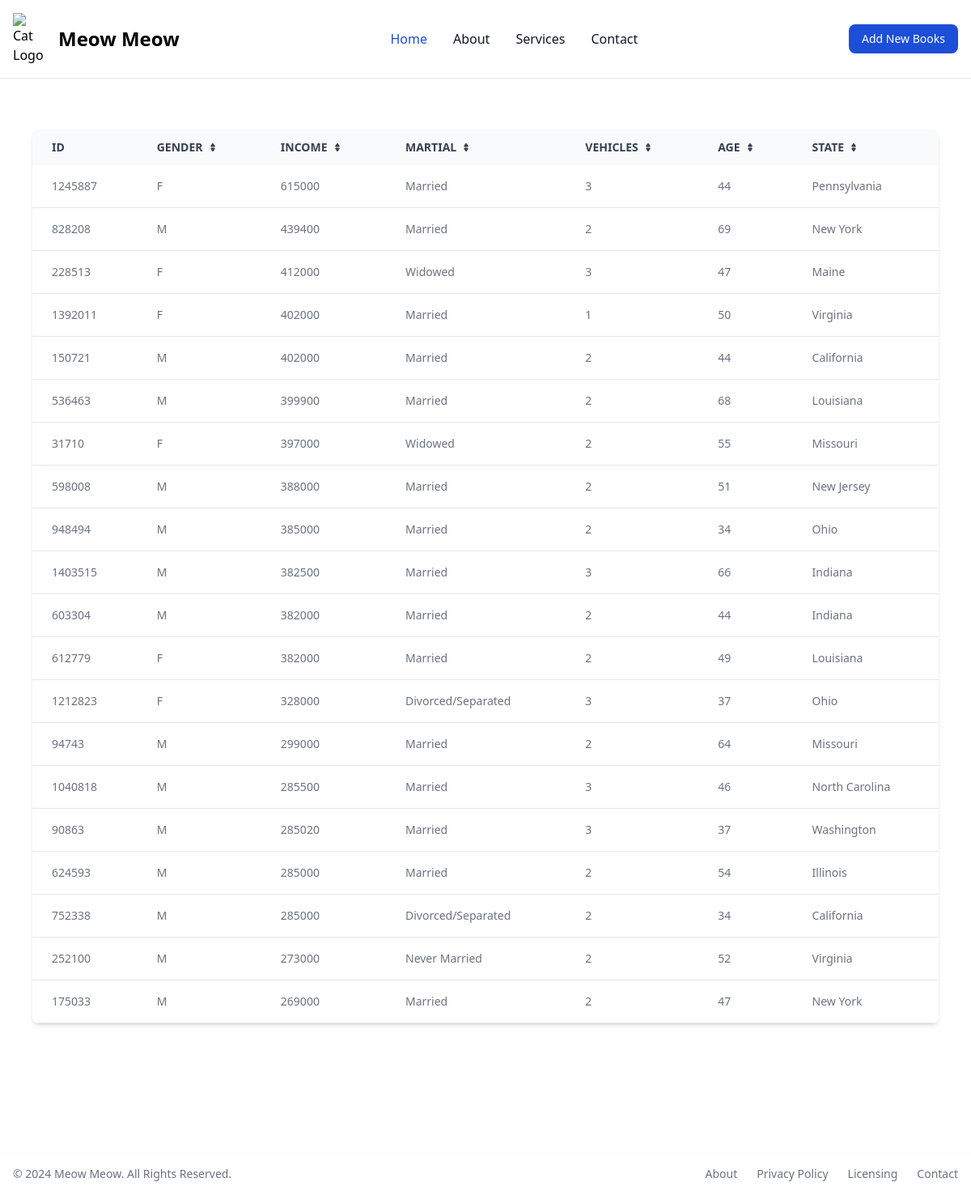
The page / on the database its author committed.
### tables this page shows
CREATE TABLE `customers` (
  `custid` int(11) NOT NULL,
  `sex` char(1) DEFAULT NULL,
  `income` float DEFAULT NULL,
  `marital_stat` varchar(30) DEFAULT NULL,
  `num_vehicles` int(2) DEFAULT NULL,
  `age` int(2) DEFAULT NULL,
  `state` varchar(100) DEFAULT NULL
);

### index.php (the view, shortened to what this page needs)
<?php
require_once "dbconnect.php";
$sql = "SELECT * FROM customers WHERE income >= 100000 order by income desc limit 20";
try {
  $stmt = $conn->query($sql);
  $status = $stmt->execute();
  if ($status) {
    $rows = $stmt->fetchAll(PDO::FETCH_ASSOC);
  }
} catch (PDOException $e) {
  echo $e->getMessage();
}
?>
<!doctype html>
<html>
<head>
  <link href="output.css" rel="stylesheet">
</head>
<body>
  <nav class="bg-white dark:bg-gray-900 fixed w-full z-20 top-0 start-0 border-b border-gray-200 dark:border-gray-600">
    <div class="max-w-screen-xl flex flex-wrap items-center justify-between mx-auto p-4">
      <a class="flex items-center space-x-4 rtl:space-x-reverse">
        <img src="../image/cat.png" class="w-10" alt="Cat Logo">
        <span class="self-center text-2xl font-semibold whitespace-nowrap dark:text-white">Meow Meow</span>
      </a>
      <div class="flex md:order-2 space-x-3 md:space-x-0 rtl:space-x-reverse">
        <a href="addBook.php"><button type="button" class="text-white bg-blue-700 hover:bg-blue-800 focus:ring-4 focus:outline-none focus:ring-blue-300 font-medium rounded-lg text-sm px-4 py-2 text-center dark:bg-blue-600 dark:hover:bg-blue-700 dark:focus:ring-blue-800">Add New Books</button></a>
      </div>
      <div class="items-center justify-between hidden w-full md:flex md:w-auto md:order-1" id="navbar-sticky">
        <ul class="flex flex-col p-4 md:p-0 mt-4 font-medium border border-gray-100 rounded-lg bg-gray-50 md:space-x-8 rtl:space-x-reverse md:flex-row md:mt-0 md:border-0 md:bg-white dark:bg-gray-800 md:dark:bg-gray-900 dark:border-gray-700">
          <li>
            <a href="index.php" class="block py-2 px-3 text-white bg-blue-700 rounded md:bg-transparent md:text-blue-700 md:p-0 md:dark:text-blue-500" aria-current="page">Home</a>
          </li>
          <li>
            <a href="#" class="block py-2 px-3 text-gray-900 rounded hover:bg-gray-100 md:hover:bg-transparent md:hover:text-blue-700 md:p-0 md:dark:hover:text-blue-500 dark:text-white dark:hover:bg-gray-700 dark:hover:text-white md:dark:hover:bg-transparent dark:border-gray-700">About</a>
          </li>
          <li>
            <a href="#" class="block py-2 px-3 text-gray-900 rounded hover:bg-gray-100 md:hover:bg-transparent md:hover:text-blue-700 md:p-0 md:dark:hover:text-blue-500 dark:text-white dark:hover:bg-gray-700 dark:hover:text-white md:dark:hover:bg-transparent dark:border-gray-700">Services</a>
          </li>
          <li>
            <a href="#" class="block py-2 px-3 text-gray-900 rounded hover:bg-gray-100 md:hover:bg-transparent md:hover:text-blue-700 md:p-0 md:dark:hover:text-blue-500 dark:text-white dark:hover:bg-gray-700 dark:hover:text-white md:dark:hover:bg-transparent dark:border-gray-700">Contact</a>
          </li>
        </ul>
      </div>
    </div>
  </nav>
  <div class="relative overflow-x-auto shadow-md sm:rounded-lg mx-10 my-40">
    <table class="w-full text-sm text-left rtl:text-right text-gray-500 dark:text-gray-400">
      <thead class="text-medium text-gray-700 uppercase bg-gray-50 dark:bg-gray-700 dark:text-gray-400">
        <tr>
          <th scope="col" class="px-6 py-3">
            ID
          </th>
          <th scope="col" class="px-6 py-3">
            <div class="flex items-center">
              Gender
              <a href="#"></a>
            </div>
          </th>
          <th scope="col" class="px-6 py-3">
            <div class="flex items-center">
              Income
              <a href="#"></a>
            </div>
          </th>
          <th scope="col" class="px-6 py-3">
            <div class="flex items-center">
              Martial
              <a href="#"></a>
            </div>
          </th>
          <th scope="col" class="px-6 py-3">
            <div class="flex items-center">
              Vehicles
              <a href="#"></a>
            </div>
          </th>
          <th scope="col" class="px-6 py-3">
            <div class="flex items-center">
              Age
              <a href="#"></a>
            </div>
          </th>
          <th scope="col" class="px-6 py-3">
            <div class="flex items-center">
              State
              <a href="#"></a>
            </div>
          </th>
        </tr>
      </thead>
      <tbody>
        <?php
        if (isset($rows)) {
          foreach ($rows as $row) {
            echo "  <tr class='bg-white border-b dark:bg-gray-800 dark:border-gray-700'>
                      <td class='px-6 py-4 dark:text-white'>
                      $row[custid]
                      </td>
                      <td class='px-6 py-4 dark:text-white'>
                      $row[sex]
                      </td>
                      <td class='px-6 py-4 dark:text-white'>
                      $row[income]
                      </td>
                      <td class='px-6 py-4 dark:text-white'>
                      $row[marital_stat]
                      </td>
                      <td class='px-6 py-4 dark:text-white'>
                      $row[num_vehicles]
                      </td>
                      <td class='px-6 py-4 dark:text-white'>
                      $row[age]
                      </td>
                      <td class='px-6 py-4 dark:text-white'>
                      $row[state]
                      </td>
                    </tr>";
          }
        }
        ?>
      </tbody>
    </table>
  </div>
</body>
<footer class="bg-white mt-20  shadow  dark:bg-gray-800">
  <div class="w-full mx-auto max-w-screen-xl p-4 md:flex md:items-center md:justify-between">
    <span class="text-sm text-gray-500 sm:text-center dark:text-gray-400">© 2024 <a href="#" class="hover:underline">Meow Meow</a>. All Rights Reserved.
    </span>
    <ul class="flex flex-wrap items-center mt-3 text-sm font-medium text-gray-500 dark:text-gray-400 sm:mt-0">
      <li>
        <a href="#" class="hover:underline me-4 md:me-6">About</a>
      </li>
      <li>
        <a href="#" class="hover:underline me-4 md:me-6">Privacy Policy</a>
      </li>
      <li>
        <a href="#" class="hover:underline me-4 md:me-6">Licensing</a>
      </li>
      <li>
        <a href="#" class="hover:underline">Contact</a>
      </li>
    </ul>
  </div>
</footer>
</html>

### rows shown on the page
customers: custid "1245887", sex "F", income "615000", marital_stat "Married", num_vehicles "3", age "44", state "Pennsylvania"
customers: custid "828208", sex "M", income "439400", marital_stat "Married", num_vehicles "2", age "69", state "New York"
customers: custid "228513", sex "F", income "412000", marital_stat "Widowed", num_vehicles "3", age "47", state "Maine"
customers: custid "1392011", sex "F", income "402000", marital_stat "Married", num_vehicles "1", age "50", state "Virginia"
customers: custid "150721", sex "M", income "402000", marital_stat "Married", num_vehicles "2", age "44", state "California"
customers: custid "536463", sex "M", income "399900", marital_stat "Married", num_vehicles "2", age "68", state "Louisiana"
customers: custid "31710", sex "F", income "397000", marital_stat "Widowed", num_vehicles "2", age "55", state "Missouri"
customers: custid "598008", sex "M", income "388000", marital_stat "Married", num_vehicles "2", age "51", state "New Jersey"
customers: custid "948494", sex "M", income "385000", marital_stat "Married", num_vehicles "2", age "34", state "Ohio"
customers: custid "1403515", sex "M", income "382500", marital_stat "Married", num_vehicles "3", age "66", state "Indiana"
customers: custid "603304", sex "M", income "382000", marital_stat "Married", num_vehicles "2", age "44", state "Indiana"
customers: custid "612779", sex "F", income "382000", marital_stat "Married", num_vehicles "2", age "49", state "Louisiana"
customers: custid "1212823", sex "F", income "328000", marital_stat "Divorced/Separated", num_vehicles "3", age "37", state "Ohio"
customers: custid "94743", sex "M", income "299000", marital_stat "Married", num_vehicles "2", age "64", state "Missouri"
customers: custid "1040818", sex "M", income "285500", marital_stat "Married", num_vehicles "3", age "46", state "North Carolina"
customers: custid "90863", sex "M", income "285020", marital_stat "Married", num_vehicles "3", age "37", state "Washington"
customers: custid "624593", sex "M", income "285000", marital_stat "Married", num_vehicles "2", age "54", state "Illinois"
customers: custid "752338", sex "M", income "285000", marital_stat "Divorced/Separated", num_vehicles "2", age "34", state "California"
customers: custid "252100", sex "M", income "273000", marital_stat "Never Married", num_vehicles "2", age "52", state "Virginia"
customers: custid "175033", sex "M", income "269000", marital_stat "Married", num_vehicles "2", age "47", state "New York"
